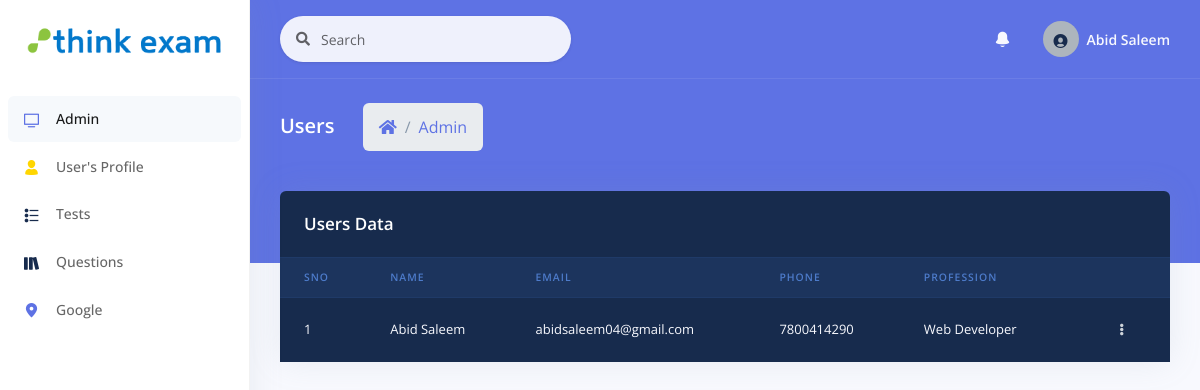
/admin/users_profile.php (signed in), run on the app's committed database.
### tables this page shows
CREATE TABLE `credential` (
  `id` int NOT NULL,
  `name` varchar(255) DEFAULT NULL,
  `email` varchar(255) DEFAULT NULL,
  `changeEmail` varchar(255) DEFAULT NULL,
  `phone` varchar(255) DEFAULT NULL,
  `profession` varchar(255) DEFAULT NULL,
  `password` varchar(255) DEFAULT NULL,
  `token` varchar(255) DEFAULT NULL,
  `status` varchar(255) DEFAULT NULL,
  `userType` varchar(255) DEFAULT NULL
);

### admin/users_profile.php (the view, shortened to what this page needs)
<?php
  include "includes/header.php";
  include "includes/navbar.php";
?>
    <div class="header bg-primary pb-6">
      <div class="container-fluid">
        <div class="header-body">
          <div class="row align-items-center py-4">
            <div class="col-lg-6 col-7">
              <h6 class="h2 text-white d-inline-block mb-0">Users</h6>
              <nav aria-label="breadcrumb" class="d-none d-md-inline-block ml-md-4">
                <ol class="breadcrumb breadcrumb-links breadcrumb-dark">
                  <li class="breadcrumb-item"><a href="admin.php"><i class="fas fa-home"></i></a></li>
                  <li class="breadcrumb-item"><a href="admin.php">Admin</a></li>
                </ol>
              </nav>
            </div>
          </div>
        </div>
      </div>
    </div>
      <div class="container-fluid mt--6">
      <div class="row">
        <div class="col">
          <div class="row">
            <div class="col">
              <div class="card bg-default shadow">
                <div class="card-header bg-transparent border-0">
                  <h3 class="text-white mb-0">Users Data</h3>
                </div>
                <div class="table-responsive">
                  <table class="table align-items-center table-dark table-flush">
                    <thead class="thead-dark">
                      <tr>
                        <th scope="col" class="sort" data-sort="name">SNO</th>
                        <th scope="col" class="sort" data-sort="budget">NAME</th>
                        <th scope="col" class="sort" data-sort="status">EMAIL</th>
                        <th scope="col" class="sort" data-sort="completion">PHONE</th>
                        <th scope="col" class="sort" data-sort="completion">PROFESSION</th>
                        <th scope="col"></th>
                      </tr>
                    </thead>
                    <tbody class="list">
                    <?php
                        include 'database/config.php';
                        $getSql = "SELECT * FROM `credential`";
                        $getQuery = mysqli_query($con, $getSql);
                        $i=1;
                        while ($rows = mysqli_fetch_array($getQuery)) {
                      ?>
                      <tr>
                        <td><?php echo $i ?></td>
                        <td><?php echo $rows['name'] ?></td>
                        <td><?php echo $rows['email'] ?></td>
                        <td><?php echo $rows['phone'] ?></td>
                        <td><?php echo $rows['profession'] ?></td>
                        <td class="text-right">
                          <div class="dropdown">
                            <a class="btn btn-sm btn-icon-only text-light" href="#" role="button" data-toggle="dropdown" aria-haspopup="true" aria-expanded="false">
                              <i class="fas fa-ellipsis-v"></i>
                            </a>
                          </div>
                        </td>
                      </tr>
                      <?php $i++; } ?>
                    </tbody>
                  </table>
                </div>
              </div>
            </div>
          </div>
        </div>
      </div>
</div>

### data on the page
credential: name "Abid Saleem", email "abidsaleem04@gmail.com", phone "7800414290", profession "Web Developer"

### other printed values
$_SESSION['adminName'] "Abid Saleem"
